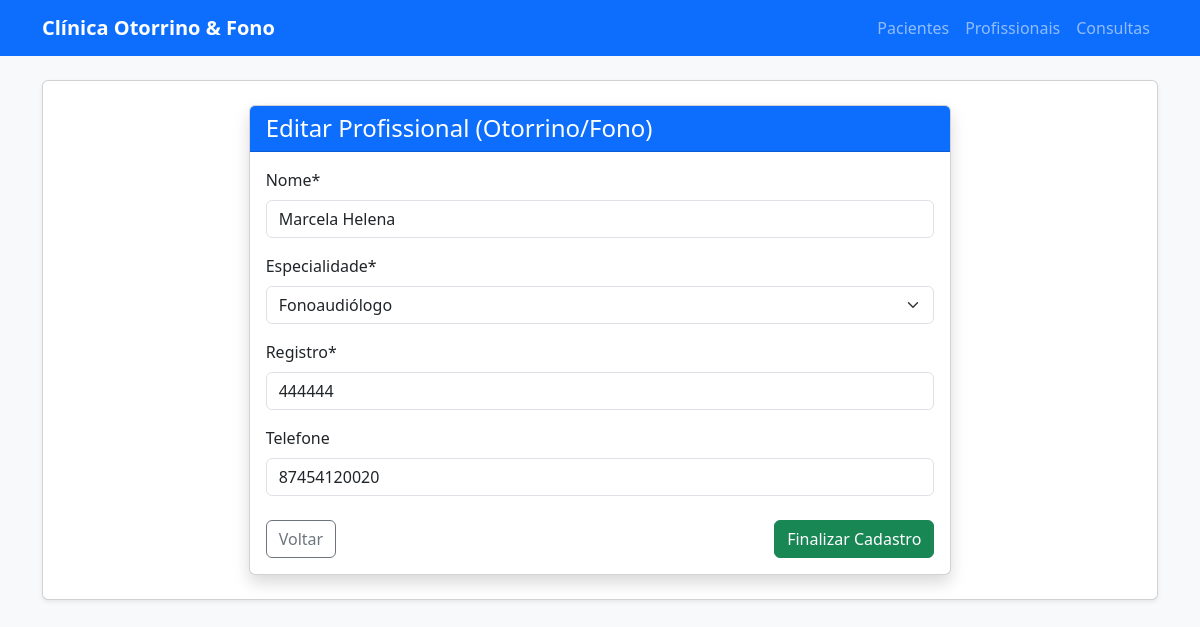
Screenshot of /logica/profissionais/editar/1/ with the database file from the repository.
### logica/models.py (models this page shows, shortened)
class Profissional (models.Model):
    ESPECIALIDADE_CHOICES = [
        ('Otorrinolaringologista', 'Otorrinolaringologista'),
        ('Fonoaudiólogo', 'Fonoaudiólogo'),
    ]
    nome = models.CharField(max_length=100)
    especialidade = models.CharField(max_length=100,
        choices=ESPECIALIDADE_CHOICES,
        default='Fonoaudiólogo'
    )
    registro = models.CharField(max_length=20)
    telefone = models.CharField(max_length=15, null=True, blank=True)

### logica/views.py (the view)
# urls.py: path('profissionais/editar/<int:id>/', views.editar_profissional, name='editar_profissional'),
def editar_profissional(request,id):
    profissional = get_object_or_404(Profissional, id=id)
    if request.method == 'POST':
        form = ProfissionalForm(request.POST, instance=profissional)
        if form.is_valid():
            form.save()
            return redirect('profissional_list')
    else:
        form = ProfissionalForm(instance=profissional)
    return render(request, 'logica/profissional_form.html', {
        'form': form, 'titulo': 'Editar'
    })

### logica/forms.py
class ProfissionalForm(forms.ModelForm):
    class Meta:
        model = Profissional
        fields = ['nome', 'especialidade', 'registro', 'telefone'] #tudo o que quiser que apareça

### logica/templates/logica/profissional_form.html (shortened to what this page needs)
{% extends 'logica/base.html' %}
{% load crispy_forms_tags %}
{% block content %}
<div class="row justify-content-center">
    <div class="col-md-8">
        <div class="card shadow">
            <div class="card-header bg-primary text-white">
                <h4 class="mb-0">{{ titulo }} Profissional (Otorrino/Fono)</h4>
            </div>
            <div class="card-body">
                <form method="post">
                    {{ form|crispy }}
                    <div class="mt-4 d-flex justify-content-between">
                        <a href="{% url 'profissional_list'%}" class="btn btn-outline-secondary">Voltar</a>
                        <button type="submit" class="btn btn-success">Finalizar Cadastro</button>
                    </div>
                </form>
            </div>
        </div>
    </div>
</div>
{% endblock %}

### rows the page displays
Profissional: nome "Marcela Helena", especialidade "Fonoaudiólogo", registro "444444", telefone "87454120020"

### other values shown
{{ titulo }} "Editar"
